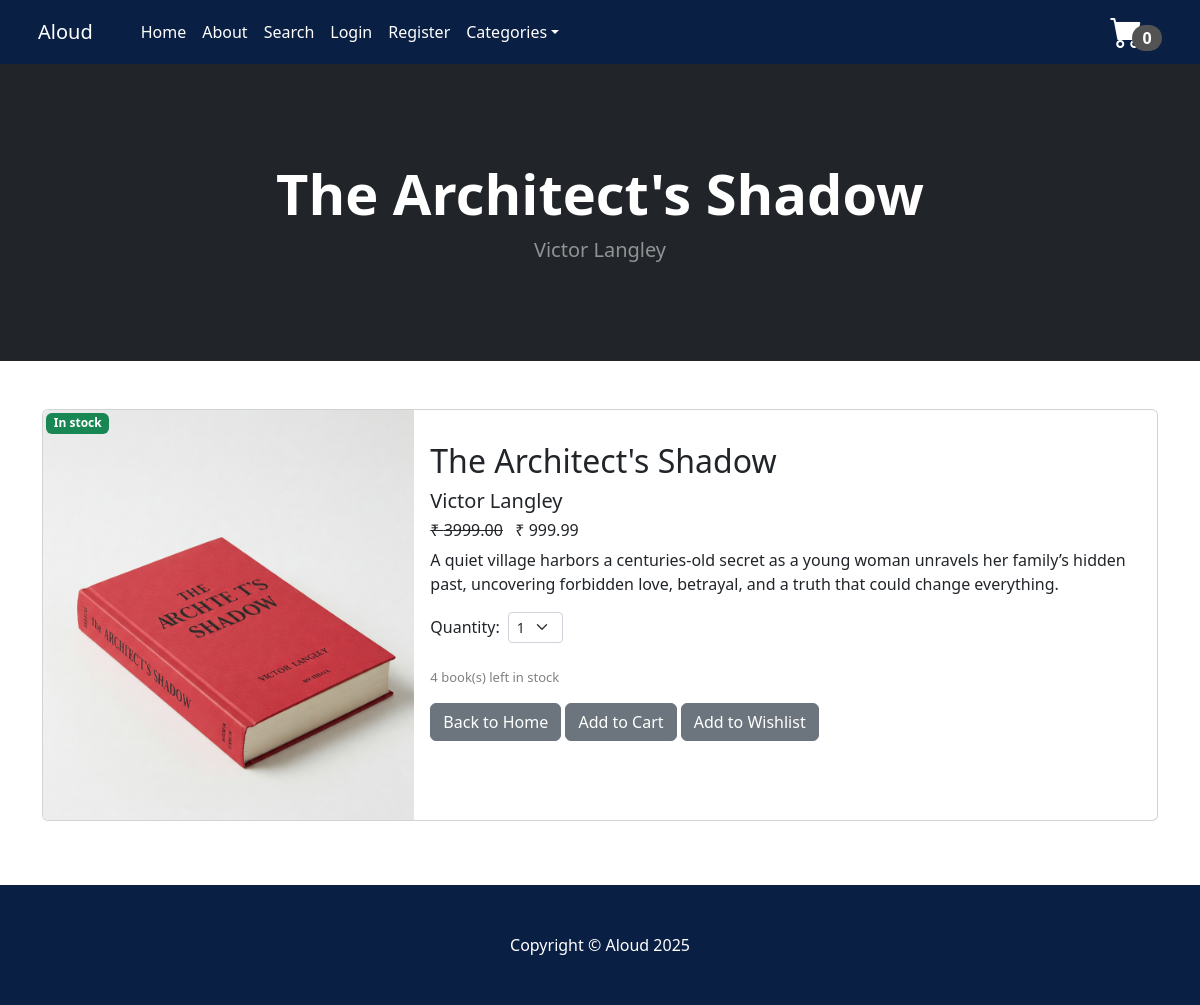
Before: /product/2 with the older database file.
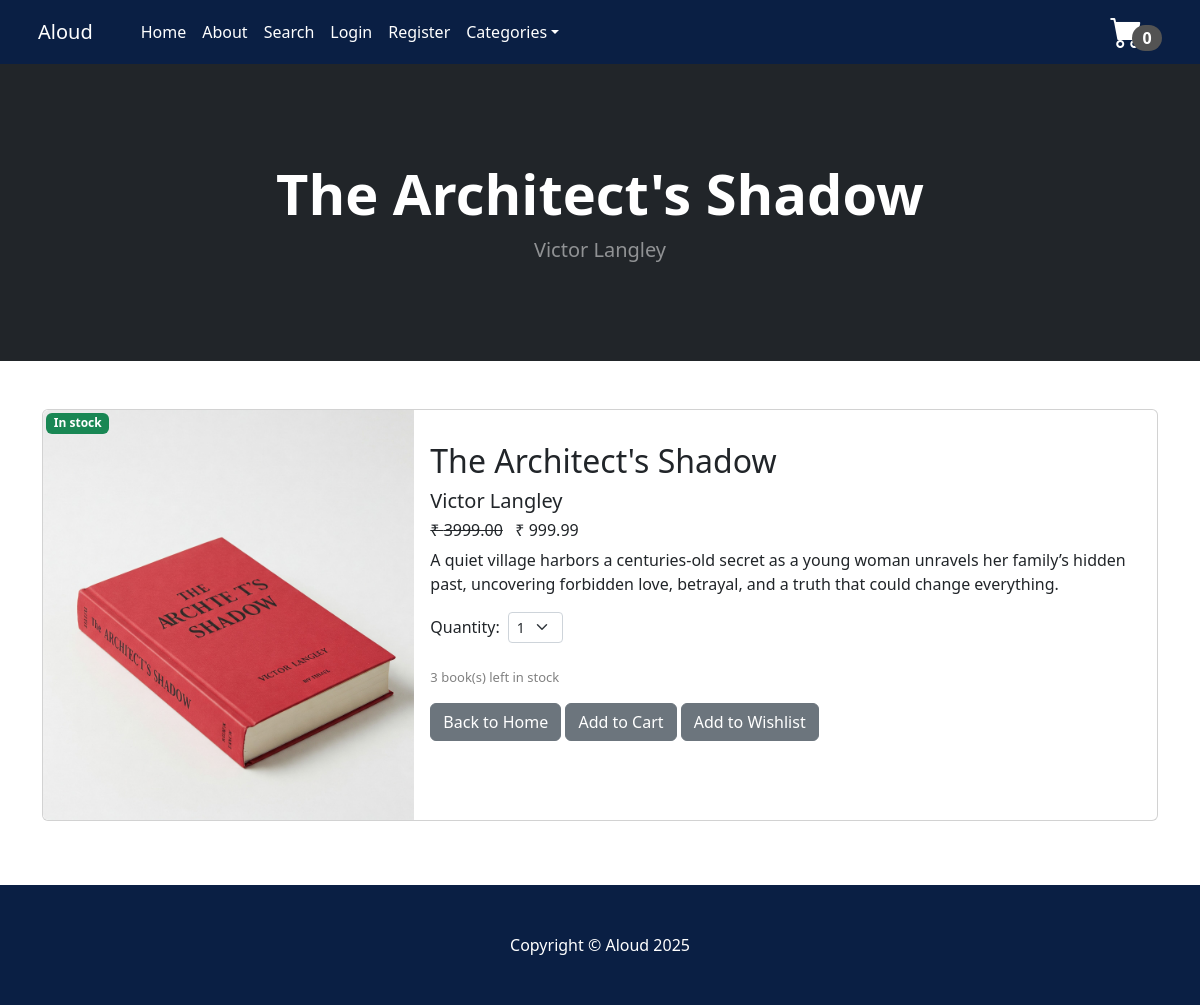
After: the same page with the newer database file.
### store/models.py (models this page shows, shortened)
class Product(models.Model):
    book_id = models.CharField(max_length=10)
    name = models.CharField(max_length=50)
    author = models.CharField(max_length=50)
    price = models.DecimalField(default=0, decimal_places=2, max_digits=9)
    category = models.ForeignKey(Category, on_delete=models.CASCADE, default=1)
    stock = models.PositiveIntegerField(null=False, blank=False, default=0)
    description = models.TextField(max_length=1000, default='', blank=True, null=True)
    image = models.ImageField(upload_to='uploads/product')
    is_sale = models.BooleanField(default=False)
    sale_price = models.DecimalField(default=0, decimal_places=2, max_digits=9)

### store/views.py (the view)
# urls.py: path('product/<int:pk>', views.product, name='product'),
def product(request, pk):
    product= Product.objects.get(id=pk)
    return render(request, 'product.html', {'product': product})

### cart/cart.py (called while the page is built)
    def __len__(self):
        return sum(self.cart.values())

### cart/context_processors.py (called while the page is built)
def cart(request):
    return{'cart':Cart(request)}

### store/context_processors.py (called while the page is built)
def categories_processor(request):
    return {
        'categories': Category.objects.all()
    }

### store/models.py (called while the page is built)
    def __str__(self):
        return self.name

### store/templatetags/custom_filters.py (called while the page is built)
@register.filter
def to(value, arg):
    return range(value, arg + 1)

### wishlist/context_processors.py (called while the page is built)
def wishlist(request):
    wishlist = Wishlist(request)
    return {
        'wishlist': wishlist.wishlist  # or just 'wishlist': wishlist to use its methods
    }

### store/templates/product.html (shortened to what this page needs)
{% extends 'base.html' %}
{% load custom_filters %}
{% block content %}
<header class="bg-dark py-5">
  <div class="container px-4 px-lg-5 my-5">
    <div class="text-center text-white">
      <h1 class="display-4 fw-bolder">{{ product.name }}</h1>
      <p class="lead fw-normal text-white-50 mb-0">{{ product.author }}</p>
    </div>
  </div>
</header>
<br /><br />
<div class="container">
  <div class="card mb-3">
    <div class="row g-0">
      <div class="col-md-4">
        {% if product.stock == 0 %}
        <div class="badge bg-dark text-white position-absolute" style="top: 0,5 rem; right: 0.5 rem; margin-top: 3px; margin-left: 3px;">Out of stock</div>
        {% else %}
        <div class="badge bg-success text-white position-absolute" style="top: 0.5 rem; right: 0.5 rem; margin-top: 3px; margin-left: 3px;">In stock</div>
        {% endif %}
        <img src="{{ product.image.url }}" class="img-fluid rounded-start" style="height: 410px;" alt="...">
      </div>
      <div class="col-md-8">
        <div class="card-body">
          <h2 class="card-title">{{ product.name }}</h2>
          <h5 class="card-title" style="font-weight: 400;">{{ product.author }}</h5>
          {% if product.is_sale %}
            <h6 style="font-weight: 300;">
              <strike>₹ {{ product.price }}</strike> &nbsp; ₹ {{ product.sale_price }}
            </h6>
          {% else %}
            <h6 style="font-weight: 300;">₹ {{ product.price }}</h6>
          {% endif %}
          <p class="card-text">{{ product.description }}</p>
          {% if product.stock == 0 %}
            <div class="col-md-2">
              <div class="d-flex align-items-center gap-2">
                <label for="quantitySelect" class="mb-0">Quantity:</label>
                <select class="form-select form-select-sm w-auto" id="qty-cart" disabled>
                  <option value="1">0</option>
                </select>
              </div>
            </div>
            <div>
              <p style="margin-top: 25px; font-size: small; color: grey;">Out of stock</p>
            </div>
            <div style="margin-left: 15px;">
              <a href="{% url 'home' %}" class="btn btn-secondary" style="margin-left: -15px;">Back to Home</a>
            </div>
            <button class="btn btn-secondary" type="button" value="{{ product.id }}" id="add-wishlist">Add to Wishlist</button>
          {% else %}
            <div class="col-md-2">
              <div class="d-flex align-items-center gap-2">
                <label for="quantitySelect" class="mb-0">Quantity:</label>
                <select class="form-select form-select-sm w-auto" id="qty-cart">
  {% for i in 1|to:product.stock %}
    <option value="{{ i }}">{{ i }}</option>
  {% endfor %}
</select>
              </div>
            </div>
            <div>
              <p style="margin-top: 25px; font-size: small; color: grey;">{{ product.stock }} book(s) left in stock</p>
            </div>
            <div style="margin-left: 15px;">
              <a href="{% url 'home' %}" class="btn btn-secondary" style="margin-left: -15px;">Back to Home</a>
              <button class="btn btn-secondary" type="button" value="{{ product.id }}" id="add-cart">Add to Cart</button>
              <button class="btn btn-secondary" type="button" value="{{ product.id }}" id="add-wishlist">Add to Wishlist</button>
            </div>
          {% endif %}
        </div>
      </div>
    </div>
  </div>
</div>
<br /><br />
{% endblock %}

Changed rows visible on the page:
changed Product "The Architect's Shadow": stock "4" → "3"
